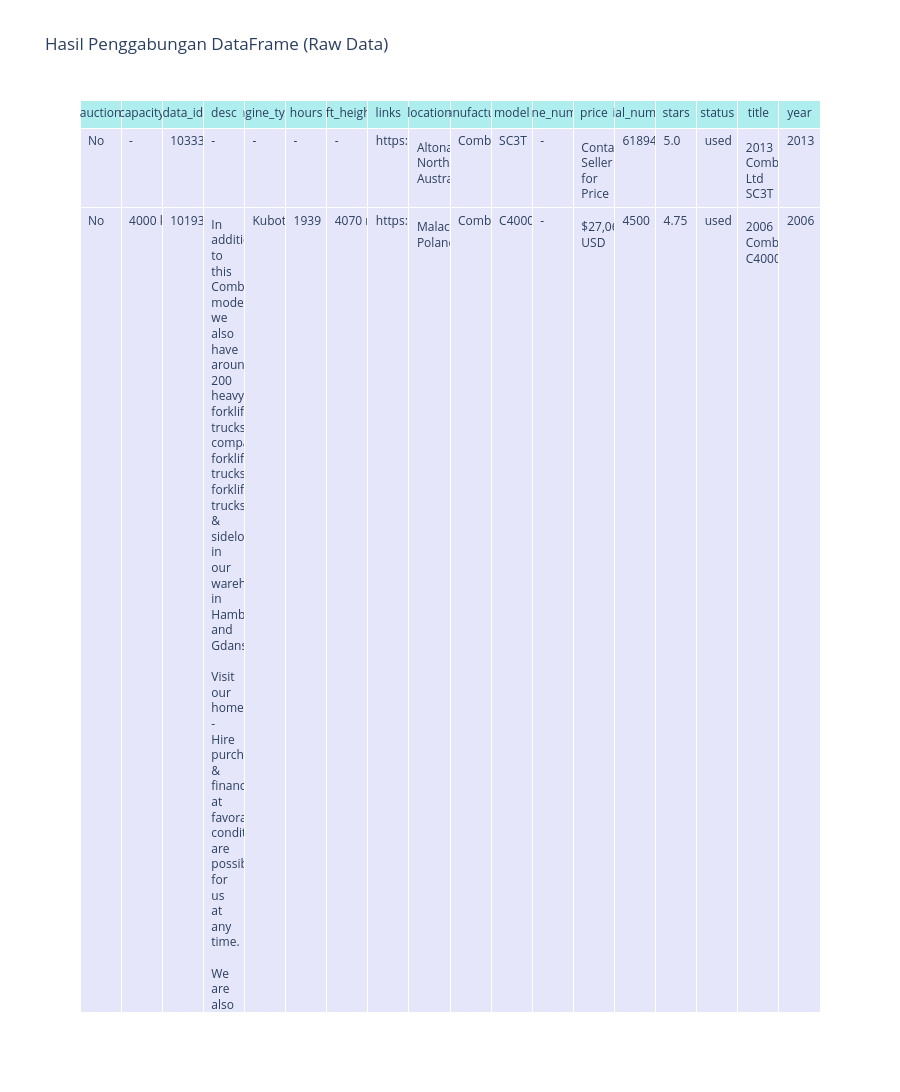

The notebook cell saved with this chart:
### Code cell
fig = go.Figure(
    data=[
        go.Table(
            header = dict(values=list(df_comb.columns),
                         fill_color='paleturquoise',
                         align='center',
                         ),
            cells = dict(values=[df_comb.head(3).auction,
                                df_comb.head(3).capacity,
                                df_comb.head(3).data_id,
                                df_comb.head(3).desc,
                                df_comb.head(3).engine_type,
                                df_comb.head(3).hours,
                                df_comb.head(3).lift_height,
                                df_comb.head(3).links,
                                df_comb.head(3).location,
                                df_comb.head(3).manufacture,
                                df_comb.head(3).model,
                                df_comb.head(3).phone_number,
                                df_comb.head(3).price,
                                df_comb.head(3).serial_number,
                                df_comb.head(3).stars,
                                df_comb.head(3).status,
                                df_comb.head(3).title,
                                df_comb.head(3).year,],
                        fill_color='lavender',
                        align='left')
        )
    ]
)

fig.update_layout(
                  title="Hasil Penggabungan DataFrame (Raw Data)", 
                  height=1100,
                 )
fig.show()

### Figure 1 — Plotly figure (JSON) as saved in the notebook; plotly's stock layout.template omitted (floating-point values rounded to 4 significant figures)
{"data": [{"cells": {"align": "left", "fill": {"color": "lavender"}, "values": [["No", "No", "No"], ["-", "4000 kg", "3000 kg"], ["103336496", "101934875", "100340129"], ["-", "In addition to this Combilift model, we also have around 200 heavy-duty forklift trucks, compact forklift trucks, forklift trucks & sideloaders in our warehouse in Hamburg and Gdansk.  Visit our homepage - Hire purchase & financing at favorable conditions are possible for us at any time.   We are also happy to buy your used truck free of charge, even without you purchasing a vehicle from us.   Our owner Mr. Peter Sawitzki will be happy to advise you in detail about this C4000 P.S.: Our forklift master workshop specializes in repair, maintenance, overhaul and special construction for forklifts from 8 tons. We are also happy to display your vehicle for sale on consignment.\nAttachments:\n- Fork positioners\nAdd. equipment:\n- Heater- Full cabin\n- Full free lift\nAdd. equipment Platform height: 570 mm\nExposé:\nSubject to prior sale", "In addition to this Combilift model, we also have around 200 heavy-duty forklift trucks, compact forklift trucks, forklift trucks & sideloaders in our warehouse in Hamburg and Gdansk.  Visit our homepage - Hire purchase & financing at favorable conditions are possible for us at any time.   We are also happy to buy your used truck free of charge, even without you purchasing a vehicle from us.   Our owner Mr. Peter Sawitzki will be happy to advise you in detail about this C3000 P.S.: Our forklift master workshop specializes in repair, maintenance, overhaul and special construction for forklifts from 8 tons. We are also happy to display your vehicle for sale on consignment.\nAdd. equipment:\n- Heater\n- Full cabin\n- Full free liftAdd. equipment Platform high: 480 mm\nExposé:\nSubject to prior sale"], ["-", "Kubota", "VW"], ["-", "1939", "7009"], ["-", "4070 mm", "4550 mm"], ["https://www.machinio.com/listings/103336496-2013-combilift-ltd-sc3t-in-altona-north-australia", "https://www.machinio.com/listings/101934875-2006-combilift-c4000-in-malachin-poland", "https://www.machinio.com/listings/100340129-2006-combilift-c3000-in-malachin-poland"], ["Altona North, Australia", "Malachin, Poland", "Malachin, Poland"], ["Combilift", "Combilift", "Combilift"], ["SC3T", "C4000", "C3000"], ["-", "-", "-"], ["Contact Seller for Price", "$27,066 USD", "$33,776 USD"], ["61894825", "4500", "4422"], ["5.0", "4.75", "4.75"], ["used", "used", "used"], ["2013 Combilift Ltd SC3T", "2006 Combilift C4000", "2006 Combilift C3000"], ["2013", "2006", "2006"]]}, "header": {"align": "center", "fill": {"color": "paleturquoise"}, "values": ["auction", "capacity", "data_id", "desc", "engine_type", "hours", "lift_height", "links", "location", "manufacture", "model", "phone_number", "price", "serial_number", "stars", "status", "title", "year"]}, "type": "table"}], "layout": {"height": 1100, "title": {"text": "Hasil Penggabungan DataFrame (Raw Data)"}}}
